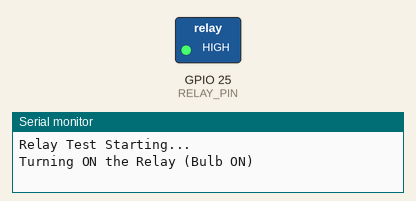
The sketch below on a simulated ESP32. Parts: switched loads named in the sketch (green lamp = pin HIGH), the last lines printed to the serial monitor.

Above: at 1.0 s.
At 3.0 s:
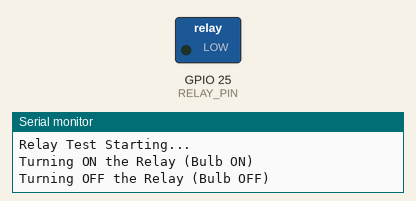
Timing chart, 0 to 5.2 s (numbered marks = the images above):
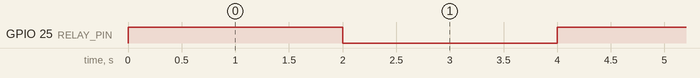

The sketch:

esp32_relay_test.ino
```cpp
#define RELAY_PIN 25  // Pin connected to the relay IN pin

void setup() {
  pinMode(RELAY_PIN, OUTPUT);  // Set the relay pin as an output
  digitalWrite(RELAY_PIN, LOW); // Initially, turn the relay OFF
  Serial.begin(115200);  // Initialize serial communication
  Serial.println("Relay Test Starting...");
}

void loop() {
  Serial.println("Turning ON the Relay (Bulb ON)");
  digitalWrite(RELAY_PIN, HIGH);  // Turn the relay ON
  delay(2000);  // Wait for 2 seconds

  Serial.println("Turning OFF the Relay (Bulb OFF)");
  digitalWrite(RELAY_PIN, LOW);  // Turn the relay OFF
  delay(2000);  // Wait for 2 seconds
}
```

Measured:
- by itself, GPIO 25 (RELAY_PIN): alternates HIGH for 2.0 s and LOW for 2.0 s
